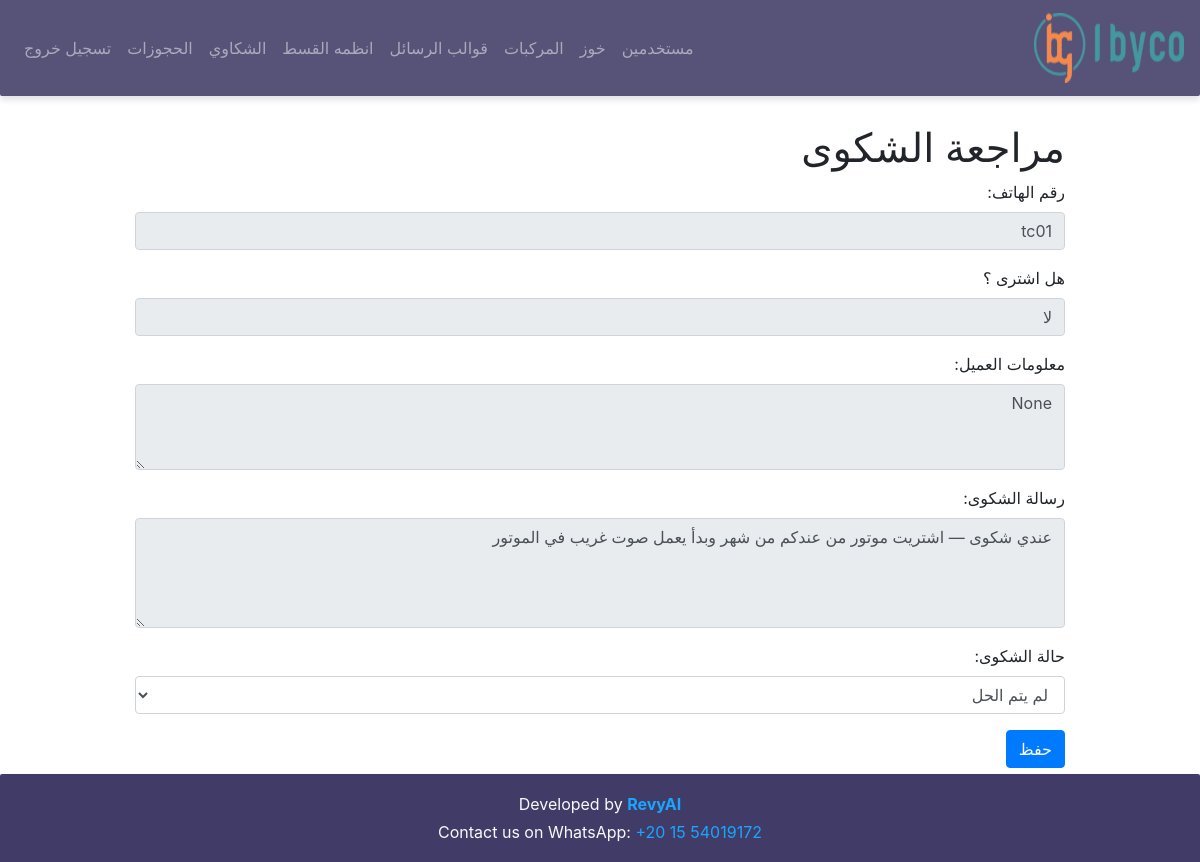
The app's page /complaints/view/19 (signed in) with its own data.
### models/models.py (models this page shows)
class Client(db.Model):
    __tablename__ = "clients"
    id = db.Column(db.Integer, primary_key=True)
    phone_number = db.Column(db.String(30), unique=True, nullable=False)
    chat_summary = db.Column(db.Text) # this col to keep the history
    last_user_reply = db.Column(db.Text) # the current message
    last_bot_reply = db.Column(db.Text) # this col to enhance the context
    last_bot_reply_type = db.Column(db.String(50)) # this col to classify the message is followup or retarget or normal reply
    last_user_message_at = db.Column(db.DateTime) # this col to detect the users dosent reply
    last_bot_message_at = db.Column(db.DateTime) # this col to avoid spamming
    info = db.Column(db.Text) # this col for info about products the client bought (it will be fill by human )
    has_purchased = db.Column(db.Boolean, default=False) # this col to know the client bought or not (it will be fill by human )
    purchase_date = db.Column(db.DateTime) # this col we use in followup schadualing
    is_active = db.Column(db.Boolean, default=True) # this col help with users dont need to send any message
    created_at = db.Column(db.DateTime, default=lambda: datetime.now(timezone.utc)) # this col will help us on analysis
    followups = db.relationship("FollowUp", backref="client", lazy=True)
    complaints = db.relationship("Complaint", backref="client", lazy=True)
    Bookings = db.relationship("Booking", backref="client", lazy=True)

class Complaint(db.Model):
    __tablename__ = "complaints"
    id = db.Column(db.Integer, primary_key=True)
    client_id = db.Column(db.Integer, db.ForeignKey("clients.id"))
    message_text = db.Column(db.Text) # the user message
    is_resolved = db.Column(db.Boolean, default=False) # human will check it
    resolved_at = db.Column(db.DateTime)
    created_at = db.Column(db.DateTime, default=lambda: datetime.now(timezone.utc))

### app.py (the view, shortened to what this page needs)
@app.route("/complaints/view/<int:id>", methods=["GET", "POST"])
@login_required
def view_complaint(id):
    complaint = Complaint.query.get_or_404(id)
    return render_template("view_complaint.html", complaint=complaint)

### app.py (called while the page is built)
@login_manager.user_loader
def load_user(user_id):
    return Users.query.get(int(user_id))

### templates/view_complaint.html (shortened to what this page needs)
{% extends 'base.html' %}
{% block content %}
<h1 class="mt-4">مراجعة الشكوى</h1>
<form method="post" action="{{ url_for('view_complaint', id=complaint.id) }}">
    <div class="form-group">
        <label>رقم الهاتف:</label>
        <input type="text" class="form-control"
               value="{{ complaint.client.phone_number }}" readonly>
    </div>
    <div class="form-group">
        <label>هل اشترى ؟</label>
        <input type="text" class="form-control"
               value="{{ 'نعم' if complaint.client.has_purchased else 'لا' }}" readonly>
    </div>
    <div class="form-group">
        <label>معلومات العميل:</label>
        <textarea class="form-control" rows="3" readonly>
{{ complaint.client.info }}
        </textarea>
    </div>
    <div class="form-group">
        <label>رسالة الشكوى:</label>
        <textarea class="form-control" rows="4" readonly>
{{ complaint.message_text }}
        </textarea>
    </div>
    <div class="form-group">
        <label>حالة الشكوى:</label>
        <select class="form-control" name="is_resolved">
            <option value="0"
            {% if not complaint.is_resolved %}selected{% endif %}>
            لم يتم الحل
            </option>
        </select>
    </div>
    <button type="submit" class="btn btn-primary">حفظ</button>
</form>
{% endblock %}

### templates/base.html (style rules this page uses)
html, body { height: 100%; margin: 0; display: flex; flex-direction: column; }

### records on screen
Client: client.phone_number "tc01", has_purchased "لا", client.info "None"
Complaint: message_text "عندي شكوى — اشتريت موتور من عندكم من شهر وبدأ يعمل صوت غريب في الموتور", is_resolved "لم يتم الحل"
